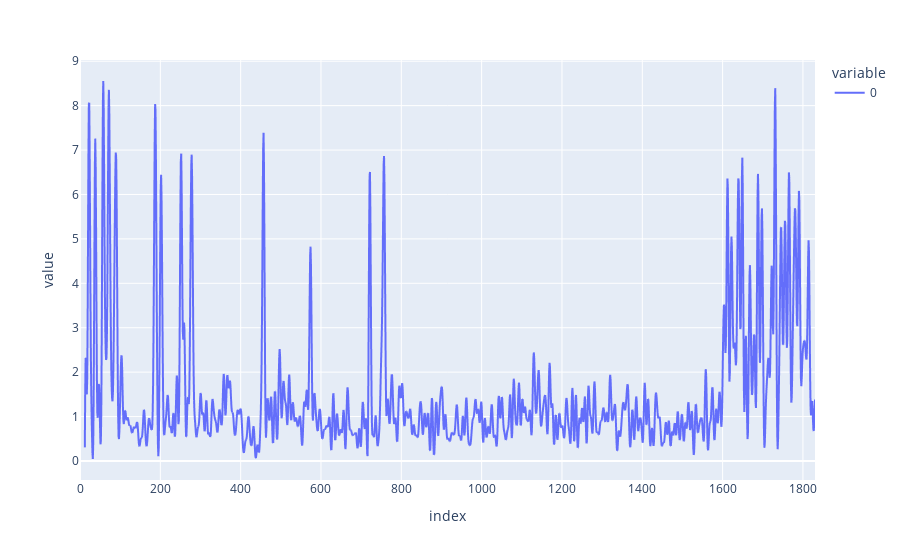

Notebook source saved alongside this figure:
### Code cell
behaviour['Licks_cam'] = False
behaviour.loc[licks, 'Licks_cam'] = True
px.line(mouth_envfilt)

### Figure 1 — Plotly figure (JSON) as saved in the notebook; plotly's stock layout.template omitted (floating-point values rounded to 4 significant figures; data arrays with more than 128 entries replaced by an {"elided": "..."} marker saying what was removed)
{"data": [{"hovertemplate": "variable=0<br>index=%{x}<br>value=%{y}<extra></extra>", "legendgroup": "0", "line": {"color": "#636efa", "dash": "solid"}, "mode": "lines", "name": "0", "showlegend": true, "type": "scattergl", "x": {"elided": "1831 int values"}, "xaxis": "x", "y": {"elided": "1831 float values"}, "yaxis": "y"}], "layout": {"autosize": true, "legend": {"title": {"text": "variable"}, "tracegroupgap": 0}, "margin": {"t": 60}, "xaxis": {"anchor": "y", "autorange": true, "domain": [0, 1], "range": [0, 1830], "title": {"text": "index"}, "type": "linear"}, "yaxis": {"anchor": "x", "autorange": true, "domain": [0, 1], "range": [-0.4284, 9.027], "title": {"text": "value"}, "type": "linear"}}}
